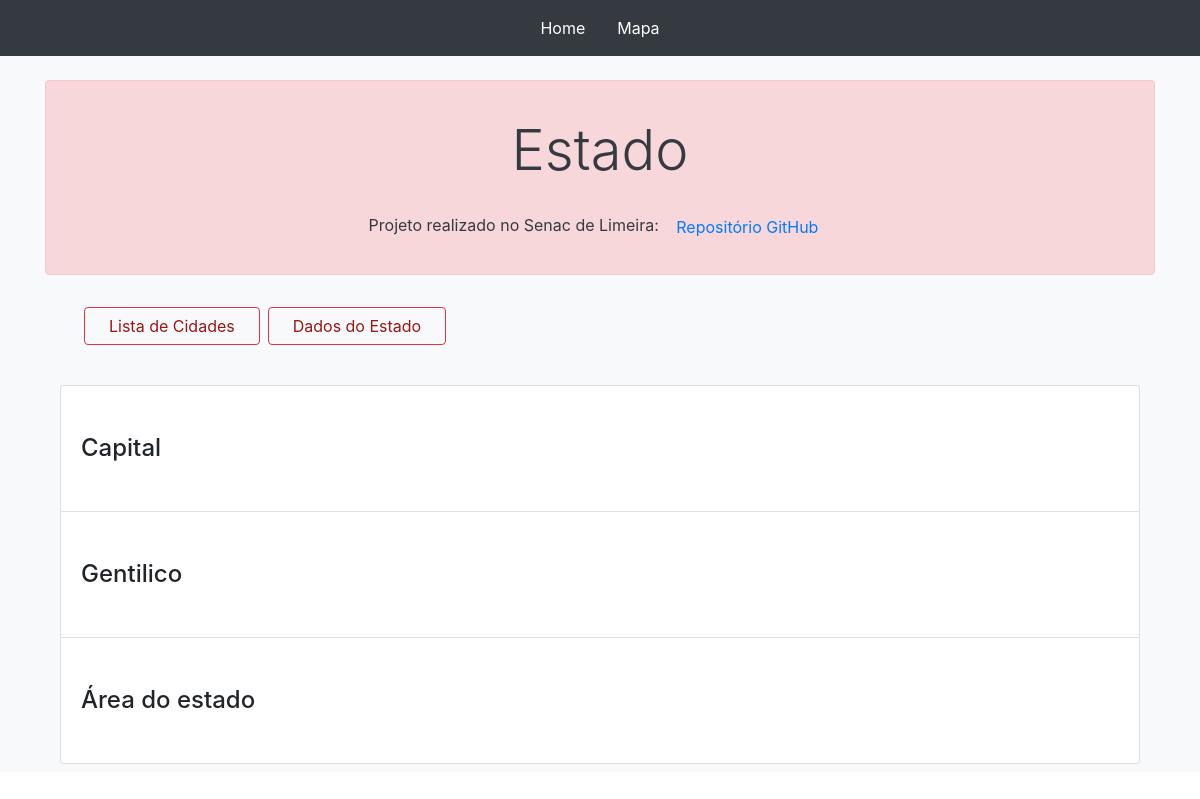
The page /dados-estado.php?uf=AC on the database as committed earlier.
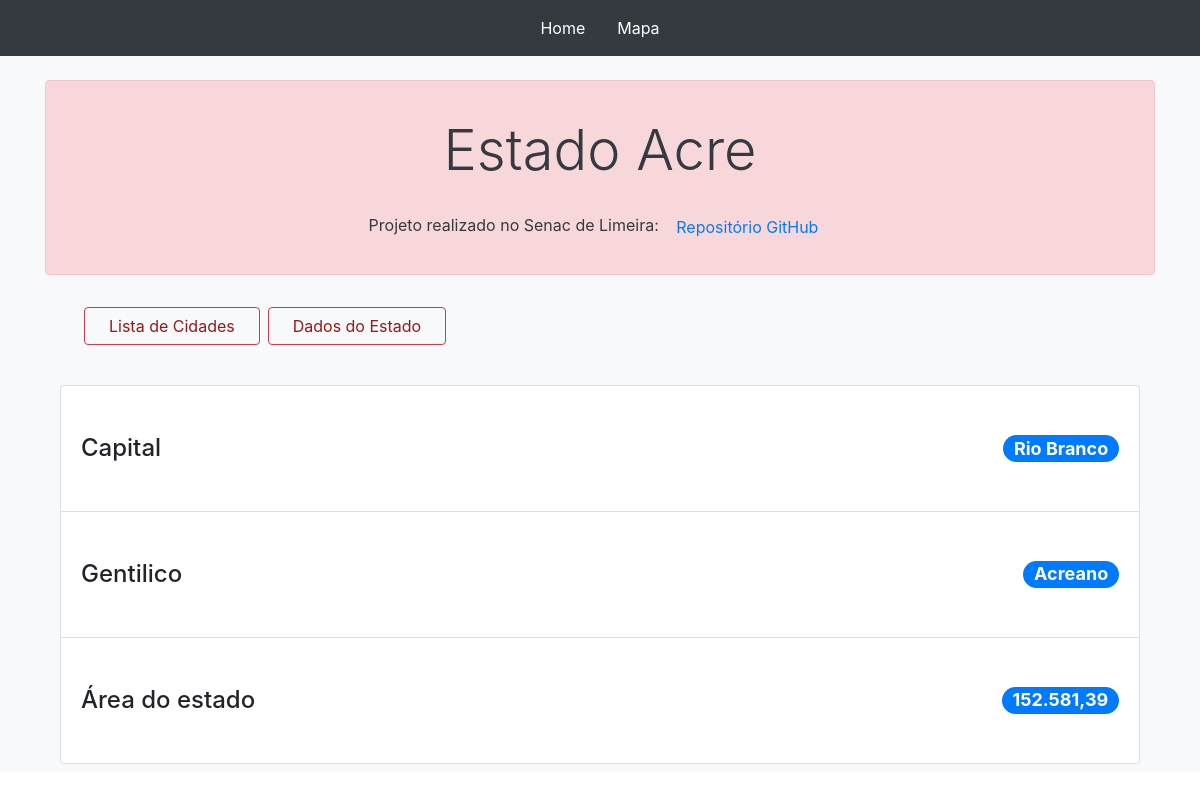
The same page on the database as committed later.
### tables this page shows
CREATE TABLE IF NOT EXISTS `estados` (
  `uf` varchar(5) NOT NULL,
  `estado` varchar(100) NOT NULL,
  `pop2000` int(11) NOT NULL,
  `homens` int(11) NOT NULL,
  `mulheres` int(11) NOT NULL,
  `urbana` int(11) NOT NULL,
  `rural` int(11) NOT NULL,
  `pop2010` int(11) NOT NULL,
  `cidades` int(11) NOT NULL,
  `capital` varchar(100) NOT NULL,
  `gentilico` varchar(100) NOT NULL,
  `area` varchar(100) NOT NULL,
  `codEstado` varchar(1000) DEFAULT NULL
);

### dados-estado.php (the view, shortened to what this page needs)
<?php
$conexao = con_mysql();
$uf = "";
$estado = "";
$capital = "";
$gentilico = "";
$area = "";
if(isset($_GET["uf"])){
    $uf = $_GET["uf"];
    $sql = "SELECT * FROM estados WHERE uf = :uf";
    $resultado = $conexao->prepare($sql);
    $resultado->bindParam(':uf', $uf, PDO::PARAM_STR);
    $resultado->execute();
    while($linha = $resultado->fetch(PDO::FETCH_ASSOC)){
        $uf = $linha["uf"];
        $estado = $linha["estado"];
        $capital = $linha["capital"];
        $gentilico = $linha["gentilico"];
        $area = $linha["area"];
    }
}
?>
<!DOCTYPE html>
<html>
<head>
    <link rel="stylesheet" href="css/bootstrap.min.css">
    <link rel="stylesheet" href="css/style.css">
</head>
    <body>
        <?php include("navbar.php"); ?>
        <section class="servicos bg-light pt-4 pb-2 text-center">
            <div class="container">
                <div class="col-md-12">
                    <div class="row">
                        <div class="alert alert-danger text-dark text-white col-12" role="alert">
                            <h1 class='mt-4 mb-4 display-4'>Estado <?php echo $estado; ?></h1>
                            <p>
                                Projeto realizado no Senac de Limeira:
                                <button type="button" class="btn btn-link">
                                    <a href="https://github.com/TeuSoares/cidades_brasil">Repositório GitHub</a>
                                </button>
                            </p>
                        </div>
                        <div class="container">
                            <nav class="navbar navbar-expand-lg navbar-light bg-light mb-4">
                                <div class="collapse navbar-collapse" id="navbarTogglerDemo03">
                                    <ul class="navbar-nav mr-auto mt-2 mt-lg-0">
                                        <li class="nav-item active px-2 py-2">
                                            <button type="button" class="btn btn-outline-danger px-4"><a class="link-estado" href="estado.php?uf=<?php echo $uf; ?>">Lista de Cidades</a></button>
                                        </li>
                                        <li class="nav-item  py-2">
                                            <button type="button" class="btn btn-outline-danger px-4"><a class="link-estado" href="dados-estado.php?uf=<?php echo $uf; ?>">Dados do Estado</a></button>
                                        </li>
                                    </ul>
                                </div>
                            </nav>
                        </div>
                        <div class="col-md-12">
                            <ul class="list-group">
                                <li class="list-group-item d-flex justify-content-between align-items-center h4 py-5">
                                    Capital
                                    <span class="badge badge-primary badge-pill"><?php echo $capital; ?></span>
                                </li>
                                <li class="list-group-item d-flex justify-content-between align-items-center h4 py-5">
                                    Gentilico
                                    <span class="badge badge-primary badge-pill"><?php echo $gentilico; ?></span>
                                </li>
                                <li class="list-group-item d-flex justify-content-between align-items-center h4 py-5">
                                    Área do estado
                                    <span class="badge badge-primary badge-pill"><?php echo $area; ?></span>
                                </li>
                            </ul>
                        </div>
                    </div>
                </div>
            </div>
        </section>
    </body>
</html>

Rows that differ between the two databases and show on the page:
added estados: estado "Acre", capital "Rio Branco", gentilico "Acreano", area "152.581,39"
